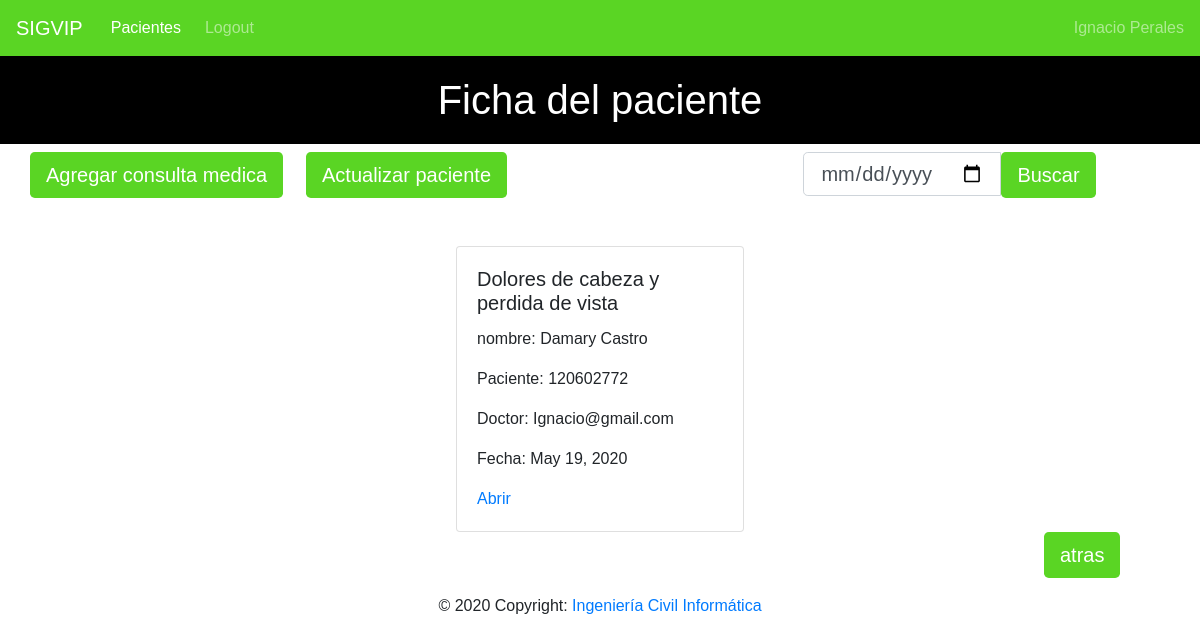
Screenshot of /ficha/1/ (signed in) with the database file from the repository.
### ficha/models.py (models this page shows, shortened)
class ConsultaMedica(models.Model):
    tema = models.CharField(max_length=100)
    rut = models.ForeignKey(Paciente,default=None,on_delete=models.CASCADE)
    doctor = models.ForeignKey(User,default=None,on_delete=models.CASCADE)
    tratamiento = models.ForeignKey(Tratamiento,default=None,on_delete=models.CASCADE)
    diagnostico = models.CharField(max_length=200)
    fecha = models.DateField(default=date.today)
    fichas = models.Manager()

### pacientes/models.py (models this page shows)
class Paciente(models.Model):
    rut = models.CharField(max_length=9, unique=True)
    nombre = models.CharField(max_length=45)
    apellido = models.CharField(max_length=45)
    edad = models.IntegerField()
    email = models.EmailField(max_length=60)
    telefono = models.IntegerField()
    direccion = models.CharField(max_length=200)
    pacientes = models.Manager()
    def __str__(self):
        return "{}".format(self.rut)

### ficha/views.py (the view)
# urls.py: re_path(r'^(?P<rut>\d+)/$',views.HomeFichaView.as_view(),name='fichas'),
class HomeFichaView(LoginRequiredMixin,TemplateView):
    def get(self,request,**kwargs):
        rut=kwargs["rut"]
        fromdate = request.GET.get("fromdate")
        post = ConsultaMedica.fichas.all()
        if fromdate:
            post = ConsultaMedica.fichas.filter(Q(fecha = fromdate) & Q(rut_id=rut)).distinct
            return render(request,'ficha.html',{'fichas':post})
        else:
            return render(request,'ficha.html',{'fichas':ConsultaMedica.fichas.filter(rut_id=rut)})

### ficha/templates/ficha.html (shortened to what this page needs)
{% extends "base.html" %}
{% block pagina %}
    <h1>Ficha del paciente</h1>
{% endblock%}
{% block content %}
    <div class="row">
        <a style="width: fit-content;" class="btn btn-primary btn-lg" href="create/" role="button">Agregar consulta medica</a>
        <a style="width: fit-content;margin-left: 2%" class="btn btn-primary btn-lg" href="update/" role="button">Actualizar paciente</a>
        <div class="search" style="width: fit-content;margin-left: 26%">
            <form method="GET">
                <div id="custom-search-input">
                    <div class="input-group">
                        <input type="date" class="form-control btn-lg" value="{{request.GET.fromdate}}" name="fromdate">
                        <span class="input-group-list">
                            <button type="submit" class="btn-success btn-primary btn-lg">Buscar</button>
                        </span>
                    </div>
                </div>
            </form>
        </div>
    </div>
</div>
<div class="container">
    <div class="row mt-5 justify-content-center">
{% for consultamedica in fichas %}
        <div class="card" style="width: 18rem;">
            <div class="card-body">
                <strong><h5 class="card-title">{{ consultamedica.tema }}</h5></strong>
                <p class="card-text">nombre: {{ consultamedica.rut.nombre }} {{ consultamedica.rut.apellido }}</p>
                <p class="card-text">Paciente: {{ consultamedica.rut }}</p>
                <p class="card-text">Doctor: {{ consultamedica.doctor }}</p>
                <p class="card-text">Fecha: {{ consultamedica.fecha }}</p>
                <a href="detalle/{{consultamedica.id}}/" class="card-link">Abrir</a>
            </div>
        </div>
{% endfor %}
    </div>
    <a style="width: fit-content;margin-left: 90%" class="btn btn-primary btn-lg" href="/pacientes" role="button">atras</a>
</div>
{% include "footer.html" %}
{% endblock %}

### pacientes/templates/navbar.html (shortened to what this page needs)
<nav class="navbar navbar-expand-lg navbar-dark">
    <a class="navbar-brand" href="{% url 'index' %}">SIGVIP</a>
    <div class="collapse navbar-collapse" id="navbarNav">
      <ul class="navbar-nav mr-auto">
        {% if user.is_authenticated %}
            <li class="nav-item active">
                <a class="nav-link" href="/pacientes">Pacientes<span class="sr-only">(current)</span></a>
            </li>
            <li class="nav-item">
                <a class="nav-link" href="{% url 'logout' %}">Logout</a>
            </li>
        </ul>
        <span class="navbar-text">
            {{user.first_name}} {{user.last_name}}
        </span>
        {% else %}
            <li class="nav-item">
                <a class="nav-link" href="{% url 'login' %}">Login</a>
            </li>
        {% endif %}
    </div>
</nav>

### pacientes/static/css/cursos.css (style rules this page uses)
body { margin: 0; padding: 0; font-family: sans-serif; }
.navbar { background-color: #5ad524; }
.navbar .navbar-brand { color: white; }
h1 { text-align: center; background-color: black; padding: 20px; color: white; }
.navbar .nav-link { color: white; border-radius: .25rem; margin: 0 0.25em; }
.btn-primary { background-color: #5ad524; border: none; }
.card { position: relative; }

### rows the page displays
ConsultaMedica: tema "Dolores de cabeza y perdida de vista", rut.nombre "Damary", rut.apellido "Castro", rut "120602772", doctor "Ignacio@gmail.com", fecha "May 19, 2020"

### other values shown
{{ user.first_name }} "Ignacio"
{{ user.last_name }} "Perales"
